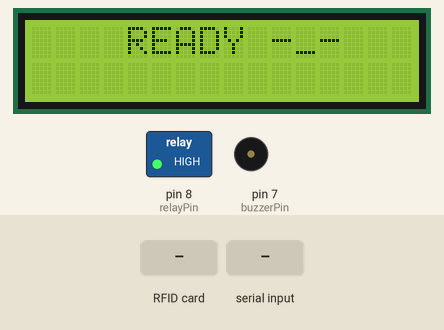
Simulated run of this sketch. Board: Arduino Uno, built with avr-gcc and run on an emulated ATmega328P. Shown: 16×2 character LCD, switched loads named in the sketch (green lamp = pin HIGH), buzzer (waves = sounding). The test bench sets the inputs (shaded band). The modem accepts every AT command (registered, SIM ready, sends succeed) and sends nothing else; what the sketch prints to the serial monitor is not drawn.

Above: at 3.3 s.
3.4 s: RFID card 5E 7A 19 C4 held to the reader
At 3.52 s:
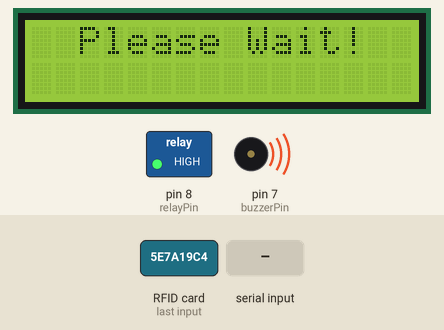
At 4.1 s:
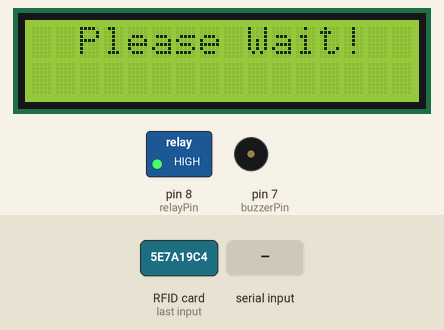
5.1 s: "201\n" received over the second serial link
At 7.0 s:
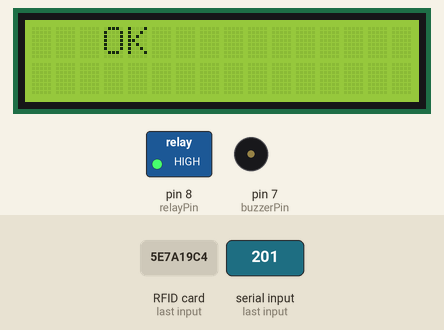
Timing chart, 0 to 8.5 s (numbered marks = the images above; inputs shaded):
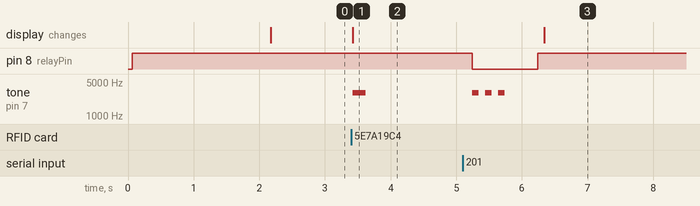

Measured:
- after the input at 3.4 s, tone on pin 7 (buzzerPin): silent → 3000 Hz at once, → silent 0.20 s later; the display: changes at once (image 1)
- after the input at 5.1 s, pin 8 (relayPin): HIGH → LOW after 0.14 s, → HIGH 1.0 s later; tone on pin 7 (buzzerPin): alternates 3000 Hz for 0.10 s and silent for 0.10 s, 6 changes in all, then stays silent, starting after 0.14 s; the display: changes after 1.2 s (image 3)

The sketch:

quectel_setup_1.1_red_rfid_.ino
```cpp
#include <SoftwareSerial.h>
#include <SPI.h>
#include <PN532_SPI.h>
#include <NfcAdapter.h>
#include <LiquidCrystal_I2C.h>
#include <Wire.h>
//Create software serial object to communicate with SIM800L
PN532_SPI interface(SPI, 3); // create a PN532 SPI interface with the SPI CS terminal located at digital pin 10
NfcAdapter nfc = NfcAdapter(interface);
LiquidCrystal_I2C lcd(0x27,16,2);
SoftwareSerial mySerial(5, 4); //SIM800L Tx & Rx is connected to Arduino #3 & #2

#define boadquic 4800
#define boadard 4800
#define buzzerPin 7
#define terminalID "164522982240839"
#define relayPin 8

unsigned long Time;
String contentU;
String content;

void setup()
{

 lcd.begin();

 setupModule();
 lcd.print("    READY -_-");

}

void loop()
{


  if(millis() - Time >= 60000)
  {
    setupModule();
    Time =  millis();
    }

      if (! nfc.tagPresent())
 {
   return;

 }
    NfcTag tag = nfc.read();
    content = tag.getUidString();
    content.replace(" ", "");
    content.toLowerCase();
    Serial.println(content);

  lcd.clear();
  lcd.print("  Please Wait!");

  tone(buzzerPin, 3000);
  delay(200);
  noTone(buzzerPin);
  String Payload = "{\"terminalID\":\""terminalID"\",\"cardID\":\"" + content + "\"}";
  int Length = Payload.length();
  Serial.println(Payload);
   String dataSizeTimeOut = String("at+qhttppost=")+Length+String(",80,80");
    mySerial.println("AT+QHTTPCFG=\"contextid\",1"); //Check whether it has registered in the network
  updateSerial();
    mySerial.println("AT+QHTTPCFG=\"sslctxid\",1"); //Check whether it has registered in the network
  updateSerial();
    mySerial.println("AT+QSSLCFG=\"sslversion\",1,1"); //Check whether it has registered in the network
  updateSerial();
    mySerial.println("AT+QHTTPCFG=\"contenttype\",1"); //Check whether it has registered in the network
  updateSerial();
    mySerial.println("at+qhttpurl=57,80"); //Check whether it has registered in the network
  updateSerial();
    mySerial.println("https://us-central1-lift-os.cloudfunctions.net/payForRide"); //Check whether it has registered in the network
  updateSerial();
    mySerial.println(dataSizeTimeOut); //Check whether it has registered in the network
     updateSerial();
     Time =  millis();
     while (mySerial.available() == 0)
    {

    Serial.println("Wait for connection");

    if (millis() - Time > 20000)
      {
        Serial.println ("Connention Error");
        lcd.clear();
        lcd.print("(CE) CHECK SIGNAL"); //NO CONNECTION
        delay(2000);
        lcd.clear();
        lcd.print("    READY -_-");
        return;
      }

    }
    mySerial.println(Payload);
   Time = millis();
  while(millis() - Time <= 30000)
  {
    if(millis() - Time >=20000){
      Serial.print("Error Time");
      lcd.clear();
      lcd.print("(NR) FROM SERVER"); //NR NO RESPONSE
      delay(2000);
      lcd.clear();
      lcd.print("    READY -_-");
      return;
      }
    while(mySerial.available())
    {
      int Parse = mySerial.parseInt();
      Serial.println(Parse);
      if (Parse == 201)
        {
          Serial.println("good");
          digitalWrite(relayPin, 0);


          tone(buzzerPin, 3000); // Send 1KHz sound signal...
          delay(100);        // ...for 1 sec
          noTone(buzzerPin);     // Stop sound...
          delay(100);        // ...for 1sec
          tone(buzzerPin, 3000);
          delay(100);
          noTone(buzzerPin);
          delay(100);
          tone(buzzerPin, 3000);
          delay(100);
          noTone(buzzerPin);
          delay(500);
          digitalWrite(relayPin, 1);
          mySerial.println("AT+QHTTPREAD=80"); //Check whether it has registered in the network
          Time = millis();
         delay(50);
            while(mySerial.available())
            {
            String Amount = mySerial.readString();
           int End = Amount.indexOf('\n');

         String s = Amount.substring(End, 100);
         int End1 = s.indexOf(";");
         int End2 = End1 + 1;
         String s1 = s.substring(End2, 100);
         int End3 = s1.indexOf(";");
         String s2 = s1.substring(0, End3);


              Serial.println(s2);

              lcd.clear();
              lcd.print(s2);
              delay(3000);
              lcd.clear();
              lcd.print("    READY -_-");
              return;
            }


          return;
        }

       if(Parse > 201 && Parse < 300)
       {

       Serial.println("Response Error");
       lcd.backlight();
       lcd.clear();
       lcd.setCursor(0,0);
        lcd.print("   CARD ERROR");
       tone(buzzerPin, 2800);
       delay(1000);
       noTone(buzzerPin);

       delay(2000);
       lcd.clear();
       lcd.print("    READY -_-");
       return;


        }
    }

  }

}

void updateSerial()
{
  delay(100);
  while (Serial.available())
  {
    mySerial.write(Serial.read());//Forward what Serial received to Software Serial Port
  }
  while(mySerial.available())
  {
    Serial.write(mySerial.read());//Forward what Software Serial received to Serial Port
  }
}

void setupModule()
{
  pinMode(buzzerPin, OUTPUT);
  pinMode(relayPin, OUTPUT);
  digitalWrite(relayPin, 1);


  //Begin serial communication with Arduino and Arduino IDE (Serial Monitor)
  nfc.begin();
  Serial.begin(boadard);
  Serial.setTimeout(5);
  //Begin serial communication with Arduino and SIM800L
  mySerial.begin(boadquic);
  mySerial.setTimeout(5);


  Serial.println("Initializing...");
  delay(500);

mySerial.println("at+csq?"); //Check whether it has registered in the network
    updateSerial();
    mySerial.println("at+csq"); //Check whether it has registered in the network
    updateSerial();
   mySerial.println("at+cpin?"); //Check whether it has registered in the network
    updateSerial();
    mySerial.println("at+qiact?"); //Check whether it has registered in the network
  updateSerial();
    mySerial.println("AT+QHTTPCFG=\"contextid\",1"); //Check whether it has registered in the network
  updateSerial();
    mySerial.println("AT+QHTTPCFG=\"sslctxid\",1"); //Check whether it has registered in the network
  updateSerial();
    mySerial.println("at+QSSLCFG=\"sslversion\",1,1"); //Check whether it has registered in the network
  updateSerial();
    mySerial.println("at+QHTTPCFG=\"contenttype\",1"); //Check whether it has registered in the network
  updateSerial();
  mySerial.println("at+IPR?"); //Check whether it has registered in the network
  updateSerial();
    mySerial.println("at+qhttpurl=57,80"); //Check whether it has registered in the network
  updateSerial();
    mySerial.println("https://us-central1-lift-os.cloudfunctions.net/payForRide"); //Check whether it has registered in the network
  updateSerial();


  }
```
